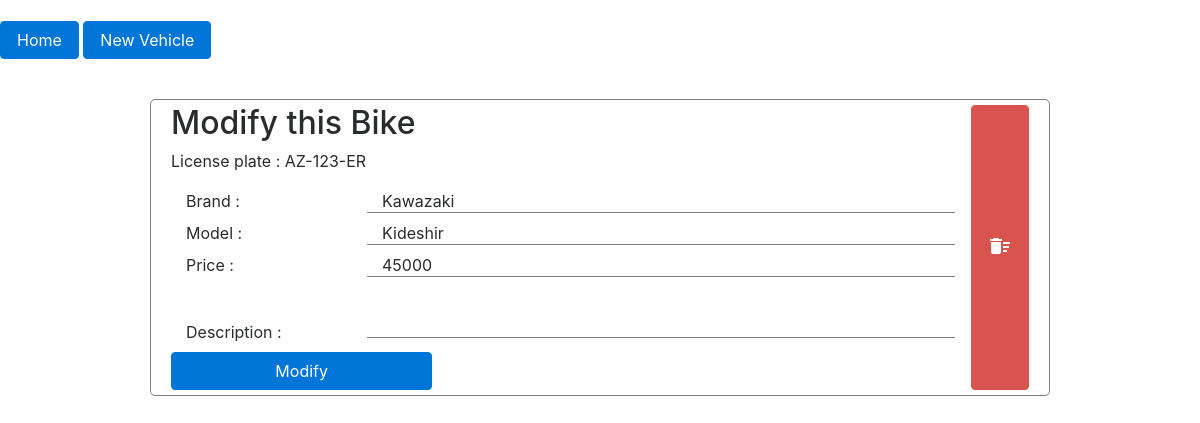
Page /controller/vehicle.php?id=2 on the committed database.
### tables this page shows
CREATE TABLE `vehicules` (
  `id` int(11) NOT NULL,
  `type` enum('Car','Bike','Truck','') NOT NULL,
  `license_plate` varchar(12) NOT NULL,
  `brand` varchar(25) NOT NULL,
  `model` varchar(30) NOT NULL,
  `price` int(11) NOT NULL,
  `description` text
);

### controller/new_vehicle.php (called while the page is built, shortened)
<?php
$form_new = new Form('new_vehicle');
$form_new->addSelect('type', ['Car', 'Bike', 'Truck']);
$form_new->addInputText('license_plate', 'col-7');
$form_new->addInputText('brand', 'col-7');
$form_new->addInputText('model', 'col-7');
$form_new->addInputText('price', 'col-7');
$form_new->addTextarea('description', 'col-7');
$form_new->addInputSubmit('create', 'btn btn-success col-4 mx-auto', 'Create');

### model/VehicleManager.php (called while the page is built, shortened)
<?php
class VehicleManager
{
    private $_db;
    private function setDb(PDO $db)
    {
        $this->_db = $db;
    }
    public function vehicleExists($value)
    {
        $selector = $this->val_type($value);
        $query = $this->_db->query('SELECT * FROM vehicules WHERE '.$selector.' = \''.$value.'\'');
        $data = $query->fetch(PDO::FETCH_ASSOC);
        if ($data) {
            return true;
        } else {
            return false;
        }
    }
    public function getVehicle($value)
    {
        $selector = $this->val_type($value);
        if ($this->vehicleExists($value)) {
            $query = $this->_db->query('SELECT * FROM vehicules WHERE '.$selector.' = '.$value);
            $data = $query->fetch(PDO::FETCH_ASSOC);
            switch ($data['type']) {
            case 'Bike':
              return new Bike($data);
              break;
          }
        }
        return false;
    }
    public function val_type($value)
    {
        return is_numeric($value) ? 'id' : 'license_plate';
    }
}

### model/dbconnect/dbconnect.php (called while the page is built)
<?php
try {
    $db = new PDO('mysql:host=localhost;dbname=tp_eval;charset=utf8', 'testuser', 'iLA9UwtpNWXnIv2F', array(PDO::ATTR_ERRMODE => PDO::ERRMODE_EXCEPTION));
} catch (Exception $e) {
    die('Erreur : ' . $e->getMessage());
}
$manager = new VehicleManager($db);

### entities/Vehicle.php (called while the page is built, shortened)
<?php
class Vehicle
{
    protected $type;
    protected $license_plate;
    public function __construct($data)
    {
        $this->type = static::class;
    }
    public function hydrate(array $data)
    {
      foreach ($data as $key => $value) {
          $method = 'set'.ucfirst($key);
      }
    }
    public function getType()
    {
        return $this->type;
    }
    public function setType($type)
    {
        $this->type = $type;
    }
    public function getLicense_plate()
    {
        return $this->license_plate;
    }
    public function setLicense_plate($license_plate)
    {
        $this->license_plate = $license_plate;
    }
}

### entities/Form.php (the view, shortened to what this page needs)
<?php
class Form {
  protected $form;
  public function __construct($cssclasses='', array $action=[])
  {
    $formaction = '';
    if(count($action) == 1) {
      $formaction = $action[0].'.php';
    }
    elseif(count($action) == 2) {
      $formaction = $action[0].'.php?id='.$action[1];
    }
    $this->form = '<form method="post" action="'.$formaction.'" class="'.$cssclasses.'">';
  }
  public function getForm()
  {
    return $this->form;
  }
  public function addInputText($name, $cssclasses='', $value='')
  {
    $this->form .= '<div class="newVehicleFormDiv">';
    $this->form .= '<label for="'.$name.'" class="col-9 col-md-3">'.ucfirst($name).' : </label>';
    $this->form .= '<input type="text" id="'.$name.'" name ="'.$name.'" value="'.$value.'" class="'.$cssclasses.'" required>';
    $this->form .= '</div>';
  }
  public function addSelect($name, array $options, $cssclasses='')
  {
    $this->form .= '<div class="newVehicleFormDiv"><label for="'.$name.'" class="col-3">'.ucfirst($name).' : </label><select id="'.$name.'" name="'.$name.'" class="'.$cssclasses.'">';
    foreach ($options as $option) {
      $this->form .= '<option value="'.$option.'">'.ucfirst($option).'</option>';
    }
    $this->form .= '</select></label></div>';
  }
  public function addTextarea($name, $cssclasses='', $value='')
  {
    $this->form .= '<div class="newVehicleFormDiv"><label for="'.$name.'" class="col-9 col-md-3">'.ucfirst($name).' : </label><textarea id="'.$name.'" name="'.$name.'" class="'.$cssclasses.'">'.$value.'</textarea></div>';
  }
  public function addHidden($name, $value)
  {
    $this->form .= '<input type="hidden" name="'.$name.'" value="'.$value.'">';
  }
  public function addInputSubmit($name, $cssclasses='', $value='')
  {
    $this->form .= '<button type="submit" class="'.$cssclasses.'" name="'.$name.'" title="'.ucfirst($name).'">'.$value.'</button>';
    $this->form .= '</form>';
  }
}
 ?>

### view/vehicle_v.php (shortened to what this page needs)
<main>
  <div class="mod_card">
    <div class="vehicle_details col-10 col-lg-11">
      <h2>Modify this <?php echo $vehicle->getType(); ?></h2>
      <p>License plate : <?php echo $vehicle->getLicense_plate(); ?></p>
      <?php
      echo $form_modify->getForm(); ?>
    </div>
    <div class="del_div col-2 col-lg-1 justify-content-end">
      <?php
      echo $form_delete->getForm();
      require '../view/template/foot.php';
      ?>

### css/main.css (style rules this page uses)
#vehiclesTable, .sort_type form, form.new_vehicle, .mod_card { margin: auto; }
form.modify_vehicle textarea, form.modify_vehicle input[type="text"] { border: none; border-bottom: 1px solid grey; }
textarea { resize: none; }
.mod_card { width: 75vw; border: 1px solid grey; border-radius: 5px; margin-top: 5vh; padding: 5px; }
.mod_card, .del_div { display: flex; flex-flow: row nowrap; align-items: stretch; }
.mod_card form button { height: 100%; }

### rows in the picture
vehicules: type "Bike", license_plate "AZ-123-ER", brand "Kawazaki", model "Kideshir", price "45000"

### other values in the picture
$name "Brand Model Price"
$name "Description"
$value "Modify"
